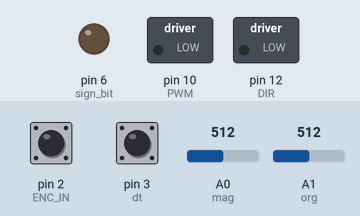
Bench run of a sketch on a simulated Arduino Uno, built with avr-gcc and run on an emulated ATmega328P. Parts: switched loads named in the sketch (green lamp = pin HIGH), output pins drawn as LEDs (lit = HIGH). Inputs (shaded band) come from the test bench; at power-on: A0 (mag) = 512, pin 2 (ENC_IN) HIGH, pin 3 (dt) HIGH, A1 (org) = 512. What the sketch prints to the serial monitor is not drawn.

Above: at 1.2 s.
1.3 s: A0 (mag) set to 716
At 2.4 s:
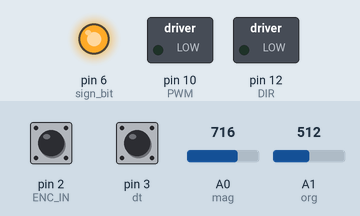
2.8 s: A0 (mag) set to 2
4.3 s: A0 (mag) set to 0
At 4.7 s:
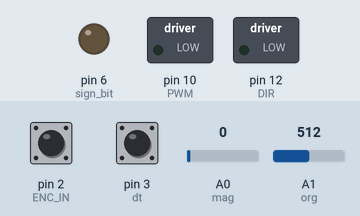
5.8 s: A0 (mag) set to 122
At 7.0 s:
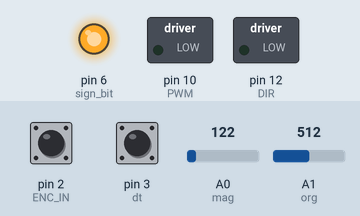
Timing chart, 0 to 8.3 s (numbered marks = the images above; inputs shaded):
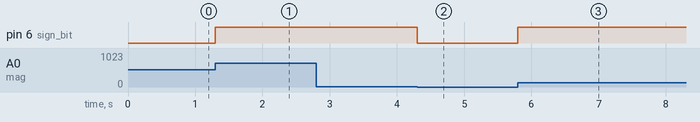

The sketch:

encoding.ino
```cpp
 /*
  Gearmotor Rotary Encoder Test
  motor-encoder-rpm.ino
  Read pulses from motor encoder to calculate speed
  Control speed with potentiometer
  Displays results on Serial Monitor
  Use Cytron MD10C PWM motor controller
  DroneBot Workshop 2019
  https://dronebotworkshop.com
*/

// Motor encoder output pulse per rotation (change as required)
#define ENC_COUNT_REV 400
#define mag A0
#define sign_bit 6
#define compare 7
#define org A1
#define inv A2
double voltage = 0.0;
#define dt 3

// Encoder output to Arduino Interrupt pin
#define ENC_IN 2

// MD10C PWM connected to pin 10
#define PWM 10
// MD10C DIR connected to pin 12
#define DIR 12

// Analog pin for potentiometer
int speedcontrol = 0;

// Pulse count from encoder
volatile long encoderValue = 0;

// One-second interval for measurements
int interval = 100;

// Counters for milliseconds during interval
long previousMillis = 0;
long currentMillis = 0;

// Variable for RPM measuerment
int rpm = 0;

// Variable for PWM motor speed output
int motorPwm = 0;
volatile double direct = 0.0;
volatile int lastState;
int time = 0;


void setup()
{
  // Setup Serial Monitor
  Serial.begin(9600);

  // Set encoder as input with internal pullup
  pinMode(ENC_IN, INPUT_PULLUP);

  // Set PWM and DIR connections as outputs
  pinMode(PWM, OUTPUT);
  pinMode(DIR, OUTPUT);
  pinMode(mag,INPUT);
  pinMode(sign_bit,OUTPUT);
  pinMode(dt,INPUT_PULLUP);
  pinMode(compare,INPUT);


  // Attach interrupt
  attachInterrupt(digitalPinToInterrupt(ENC_IN), updateEncoder, RISING);

  // Setup initial values for timer
  previousMillis = millis();
  lastState = digitalRead(dt);

}

void loop()
{

    digitalWrite(sign_bit,analogRead(mag));
//
    if(analogRead(mag) > 0){
      voltage = 2.0*(analogRead(org)/400.0);
    }
  else if(analogRead(mag) == 0){
      voltage = -2.0*((analogRead(org)/400.0));
    }

  currentMillis = millis();

  if (currentMillis - previousMillis > interval) {
    previousMillis = currentMillis;


//     Calculate RPM
//   if(voltage >= 0.0){
        rpm = (float)(encoderValue * 60 / ENC_COUNT_REV);
//    }
//    else if(voltage < 0.0){
//        rpm = (float)(-1.0*encoderValue * 60 / ENC_COUNT_REV);
//      }
//  }
////

    encoderValue = 0;

//    Serial.print("V: ");
//    Serial.print(voltage);
//    Serial.print('\t');
    Serial.print(" RPM: ");
    Serial.println(rpm);


}
}

void updateEncoder(){

  encoderValue++;

}
```

Measured:
- the behaviour switches between 1 and 0 on A0 (mag) (found by bisection; images 1 and 2)
- after the input at 1.3 s, pin 6 (sign_bit): LOW → HIGH at once
- after the input at 2.8 s, every drawn part: stays the same
- after the input at 4.3 s, pin 6 (sign_bit): HIGH → LOW at once
- after the input at 5.8 s, pin 6 (sign_bit): LOW → HIGH at once
